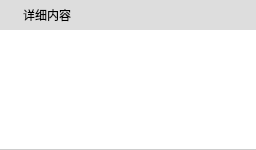
        <widget class="QWidget" name="page_21">
         <layout class="QVBoxLayout" name="verticalLayout_50">
          <property name="spacing">
           <number>0</number>
          </property>
          <property name="margin">
           <number>0</number>
          </property>
          <item>
           <widget class="PageTableWidget" name="tbKeyboardRecord" native="true">
            <property name="sizePolicy">
             <sizepolicy hsizetype="Expanding" vsizetype="Expanding">
              <horstretch>0</horstretch>
              <verstretch>0</verstretch>
             </sizepolicy>
            </property>
           </widget>
          </item>
          <item>
           <widget class="QLabel" name="label_3">
            <property name="minimumSize">
             <size>
              <width>0</width>
              <height>30</height>
             </size>
            </property>
            <property name="styleSheet">
             <string notr="true">QLabel
{	
	font-family:&quot;Microsoft Yahei&quot;;
	background-color: #dddddd;
	padding-left:20px;
}</string>
            </property>
            <property name="text">
             <string>详细内容</string>
            </property>
           </widget>
          </item>
          <item>
           <widget class="QTextEdit" name="edtKeyboardRecordDetail">
            <property name="maximumSize">
             <size>
              <width>16777215</width>
              <height>120</height>
             </size>
            </property>
            <property name="styleSheet">
             <string notr="true">QTextEdit
{
	border:0px solid #cccccc;
	border-bottom-width:1px;
}</string>
            </property>
            <property name="readOnly">
             <bool>true</bool>
            </property>
           </widget>
          </item>
         </layout>
        </widget>
